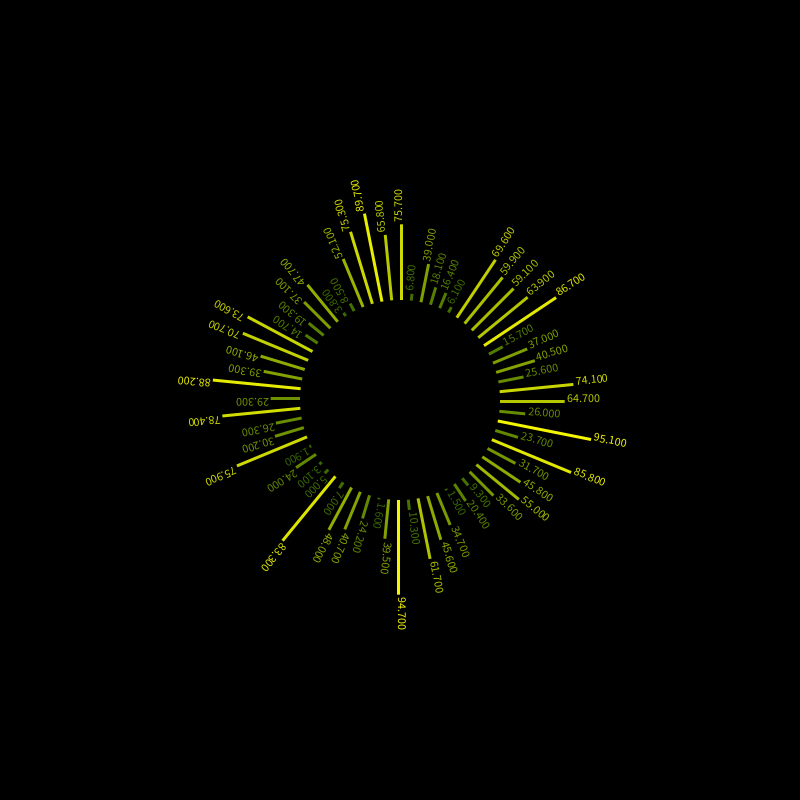
Frame 1 (no input)
Frame 60 (the mouse pressed at the canvas centre just before this capture): identical to frame 1, image omitted
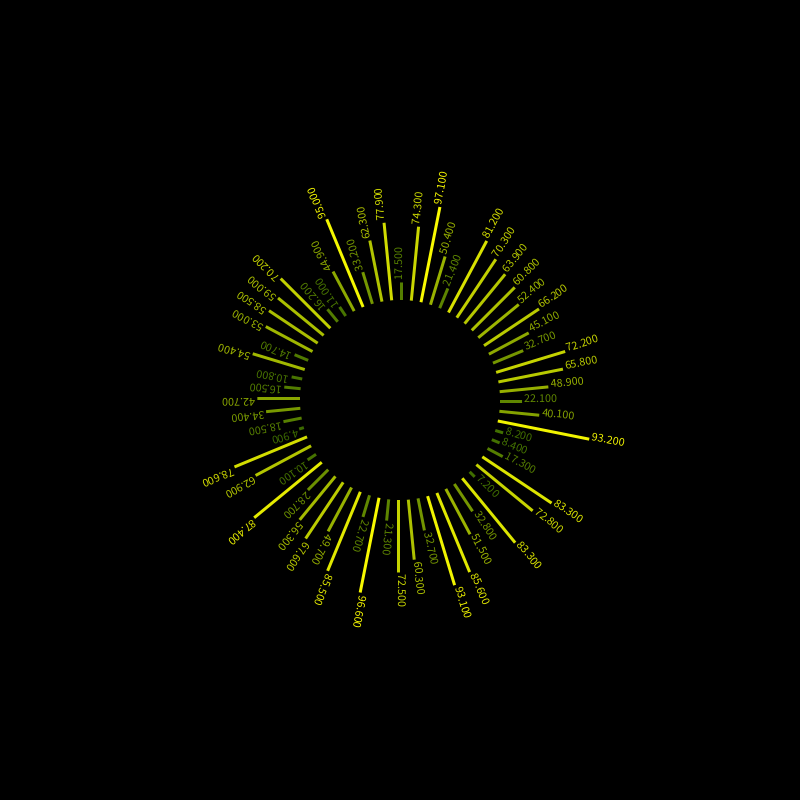
Frame 120 (the mouse held since frame 60 and released just before this capture)

The Processing sketch that drew these frames (run headless with seeded random() and noise(); from frame 60 on, the mouse is pressed at the canvas centre):

// Processing sketch: array_barritas_circulo
// ── array_barritas_circulo.pde

float[] tams = new float[64];

void setup() {
  size(800,800); 
  //cuando decimos tams.length estamos pidiendo el "largo" de la lista o el "tamano del array"
  //definido arriba cuando creamos el array.
  //Aca en el setup estamos rellenando el array con una serie de numeros random.

  for (int i = 0; i < tams.length; i++) {
    tams[i] = random(100);
  }

  println(tams); //veamos los valores que nos dio el random
}

void draw() {
  background(0);
  noStroke();
  for (int i = 0; i < tams.length; i++) {
    pushMatrix();
    translate(width/2, height/2);
    rotate(TWO_PI/tams.length *i);
    float r = map(tams[i], 0, 100, 50, 255);
    float g = map(tams[i], 0, 100, 100, 255);
    fill(r, g, 0);
    rect(100, 0, tams[i], 3); //dibujemos barritas cuyo largo lo define el array
    text(round(tams[i]*10)*0.1, 100 + tams[i], 2);
    popMatrix();
  }
}

void randomizar() {
  for (int i = 0; i < tams.length; i++) {
    tams[i] = random(100);
  }
}

void mousePressed() {
  randomizar();
  println(tams); //veamos los valores que nos dio el random
}
